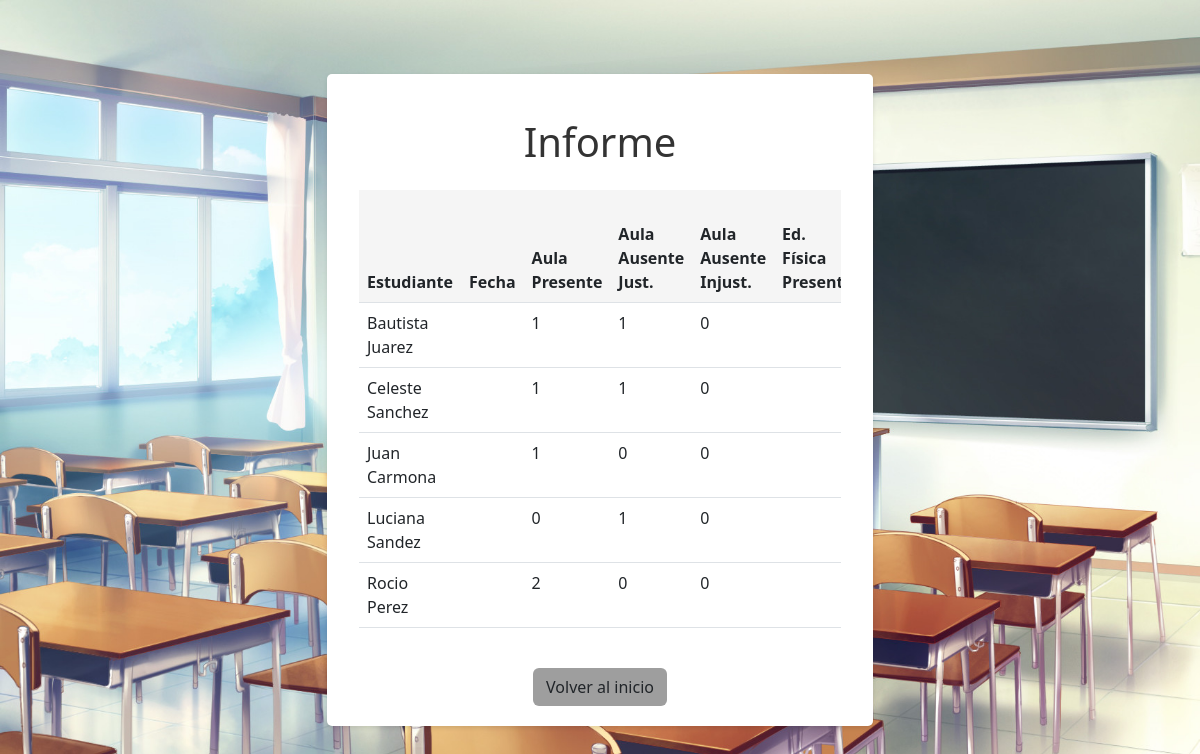
The app's page /informe?curso_id=2 (signed in) with its own data.
### src/models.py (models this page shows)
class Asistencia(db.Model):
    __tablename__= 'asistencia'
    id = db.Column(db.Integer, primary_key=True)
    fecha = db.Column(db.String(10), default=fecha_actual, nullable=False)
    codigoclase = db.Column(db.Integer, unique=True, nullable=False)
    asistio = db.Column(db.Text, nullable=False)
    justificacion = db.Column(db.String(100), nullable=False)
    idestudiante = db.Column(db.Integer, db.ForeignKey('estudiante.id'), nullable=False)

class Estudiante(db.Model):
    __tablename__= 'estudiante'
    id = db.Column(db.Integer, primary_key=True)
    nombre = db.Column(db.String(80), nullable=False)
    apellido = db.Column(db.String(80), nullable=False)
    dni = db.Column(db.String(10), nullable=False)
    idcurso = db.Column(db.Integer, db.ForeignKey('curso.id'), nullable=False)
    idpadre = db.Column(db.Integer, db.ForeignKey('padre.id'))
    asistencias = db.relationship('Asistencia', backref='estudiante', cascade="all, delete-orphan")

### src/informe.py (the view)
@app.route('/informe', methods=['GET'])
def informe():
    preceptor = obtener_id_preceptor()
    if not preceptor:
        return redirect(url_for('login'))
    cursos_preceptor = Curso.query.filter_by(idpreceptor=preceptor.id).all()
    curso_id = request.args.get('curso_id', None)
    if not curso_id:
        return render_template('informe_detallado.html', cursos=cursos_preceptor)
    estudiantes = Estudiante.query.filter_by(idcurso=curso_id).order_by(Estudiante.nombre, Estudiante.apellido).all()
    informe = []
    for estudiante in estudiantes:
        asistencias = Asistencia.query.filter_by(idestudiante=estudiante.id).all()
        aula = aula_justificada = aula_injustificada = 0
        fisica = fisica_justificada = fisica_injustificada = 0
        for asistencia in asistencias:
            if asistencia.codigoclase == 1:
                if asistencia.asistio == 's':
                    aula += 1
                elif asistencia.asistio == 'n':
                    if asistencia.justificacion:
                        aula_justificada += 1
                    else:
                        aula_injustificada += 1
            elif asistencia.codigoclase == 2:
                if asistencia.asistio == 's':
                    fisica += 1
                elif asistencia.asistio == 'n':
                    if asistencia.justificacion:
                        fisica_justificada += 1
                    else:
                        fisica_injustificada += 1
        total = aula_injustificada + aula_justificada + (fisica_injustificada + fisica_justificada) / 2
        informe.append({
            'estudiante': estudiante,
            'asistencia_fecha': asistencia.fecha,
            'aula': aula,
            'aula_justificada': aula_justificada,
            'aula_injustificada': aula_injustificada,
            'edu_fisica': fisica,
            'fisica_justificada': fisica_justificada,
            'fisica_injustificada': fisica_injustificada,
            'total': total
        })
    return render_template('informe.html', informe=informe, cursos=cursos_preceptor)

### src/login.py (called while the page is built)
def obtener_id_preceptor():
    if 'user_id' not in session:
        return None
    return Preceptor.query.get(session['user_id'])

### templates/informe.html (shortened to what this page needs)
{% extends 'base.html' %}
{% block content %}
    <div class="container">
        <h1 class="text-center mt-4" >Informe</h1>
        <div class="table-responsive mt-4">
            <table class="table">
                <thead style="background-color: #f5f5f5;">
                    <tr>
                        <th>Estudiante</th>
                        <th>Fecha</th>
                        <th>Aula Presente</th>
                        <th>Aula Ausente Just.</th>
                        <th>Aula Ausente Injust.</th>
                        <th>Ed. Física Presente</th>
                    </tr>
                </thead>
                <tbody>
                    {% for item in informe %}
                        <tr>
                            <td>{{ item.estudiante.nombre }} {{ item.estudiante.apellido }}</td>
                            <td>{{ item.asistencia}}</td>
                            <td>{{ item.aula }}</td>
                            <td>{{ item.aula_justificada }}</td>
                            <td>{{ item.aula_injustificada }}</td>
                            <td>{{ item.fisica }}</td>
                        </tr>
                    {% endfor %}
                </tbody>
            </table>
        </div>
        <div class="text-center mt-4">
            <a class="btn" href="{{ url_for('home') }}" style="background-color: #9e9e9e;">Volver al inicio</a>
        </div>
    </div>
{% endblock %}

### static/css/style.css (style rules this page uses)
body { background-image: url('/static/img/imagen_de_fondo.jpg'); background-size: cover; background-position: center; background-repeat: no-repeat; background-attachment: fixed; color: #fff; }
a { text-decoration: none; }

### templates/base.html (style rules this page uses)
body { background-color: #f8f9fa; color: #333; }

### records on screen
Asistencia: estudiante.nombre "Bautista", estudiante.apellido "Juarez", aula "1", aula_justificada "1", aula_injustificada "0"
Asistencia: estudiante.nombre "Celeste", estudiante.apellido "Sanchez", aula "1", aula_justificada "1", aula_injustificada "0"
Asistencia: estudiante.nombre "Juan", estudiante.apellido "Carmona", aula "1", aula_justificada "0", aula_injustificada "0"
Asistencia: estudiante.nombre "Luciana", estudiante.apellido "Sandez", aula "0", aula_justificada "1", aula_injustificada "0"
Asistencia: estudiante.nombre "Rocio", estudiante.apellido "Perez", aula "2", aula_justificada "0", aula_injustificada "0"
